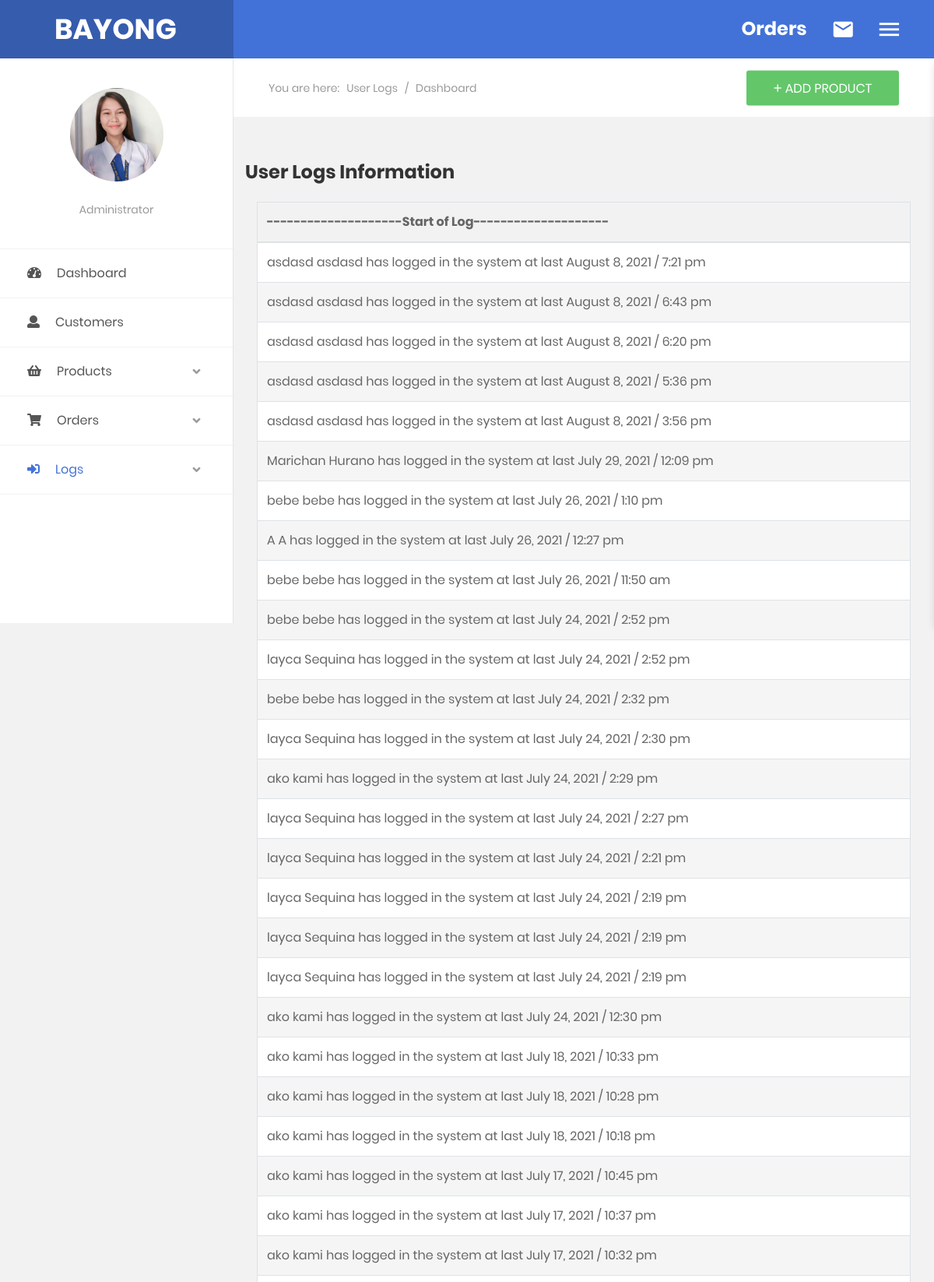
Page /CoolAdmin/userLog.php (signed in, upper part) on the committed database.
### tables this page shows
CREATE TABLE `logs` (
  `log_id` int(11) NOT NULL,
  `user_id` int(11) NOT NULL,
  `action` varchar(100) NOT NULL,
  `date` datetime NOT NULL
);

CREATE TABLE `users` (
  `user_id` int(11) NOT NULL,
  `firstname` varchar(50) NOT NULL,
  `middlename` varchar(50) NOT NULL,
  `lastname` varchar(50) NOT NULL,
  `address` varchar(300) NOT NULL,
  `email` varchar(50) NOT NULL,
  `contact` varchar(50) NOT NULL,
  `username` varchar(50) NOT NULL,
  `password` varchar(50) NOT NULL
);

### CoolAdmin/userLog.php (the view, shortened to what this page needs)
<!DOCTYPE html>
<html lang="en">
<head>
    <link href="css/font-face.css" rel="stylesheet" media="all">
    <link href="vendor/font-awesome-4.7/css/font-awesome.min.css" rel="stylesheet" media="all">
    <link href="vendor/font-awesome-5/css/fontawesome-all.min.css" rel="stylesheet" media="all">
    <link href="vendor/mdi-font/css/material-design-iconic-font.min.css" rel="stylesheet" media="all">
    <link href="vendor/bootstrap-4.1/bootstrap.min.css" rel="stylesheet" media="all">
    <link href="vendor/animsition/animsition.min.css" rel="stylesheet" media="all">
    <link href="vendor/bootstrap-progressbar/bootstrap-progressbar-3.3.4.min.css" rel="stylesheet" media="all">
    <link href="vendor/wow/animate.css" rel="stylesheet" media="all">
    <link href="vendor/css-hamburgers/hamburgers.min.css" rel="stylesheet" media="all">
    <link href="vendor/slick/slick.css" rel="stylesheet" media="all">
    <link href="vendor/select2/select2.min.css" rel="stylesheet" media="all">
    <link href="vendor/perfect-scrollbar/perfect-scrollbar.css" rel="stylesheet" media="all">
    <link href="vendor/vector-map/jqvmap.min.css" rel="stylesheet" media="all">
    <link href="css/theme.css" rel="stylesheet" media="all">
    <link href="css/badge2.css" rel="stylesheet" media="all">
    <link href="css/spanbadge.css" rel="stylesheet" media="all">
    <link href="../assets/datatables/dataTables.bootstrap4.css" rel="stylesheet">
</head>
<body class="animsition">
    <div class="page-wrapper">
        <aside class="menu-sidebar2">
            <div class="logo">
               <h1 style="color: white; margin-left: 35px;">BAYONG</h1>
            </div>
            <div class="menu-sidebar2__content js-scrollbar1">
                <div class="account2">
                    <div class="image img-cir img-120">
                        <img src="../assets/img/defaults.jpg" alt="">
                    </div>
                    <a href="customer.php">Administrator</a>
                </div>
                <nav class="navbar-sidebar2">
                    <ul class="list-unstyled navbar__list">
                        <li class="has-sub">
                            <a href="index2.php">
                            <i class="fas fa-tachometer-alt"></i>Dashboard</a>
                        </li>
                        <li>
                            <a href="customer.php">
                                <i class="fas fa-user"></i>Customers</a>
                        </li>
                         <li class="has-sub">
                            <a class="js-arrow" href="#">
                                <i class="fas fa-shopping-basket"></i>Products
                                <span class="arrow">
                                    <i class="fas fa-angle-down"></i>
                                </span>
                            </a>
                        </li>
                        <li class="has-sub">
                            <a class="js-arrow" href="#">
                                <i class="fas fa-shopping-cart"></i>Orders
                                <span class="arrow">
                                    <i class="fas fa-angle-down"></i>
                                </span>
                            </a>
                        </li>
                        <li class="has-sub active">
                            <a class="js-arrow" href="#">
                                <i class="fas fa-sign-in-alt"></i>Logs
                                <span class="arrow">
                                    <i class="fas fa-angle-down"></i>
                                </span>
                            </a>
                        </li>
                    </ul>
                </nav>
            </div>
        </aside>
        <div class="page-container2">
            <header class="header-desktop2">
                <div class="section__content section__content--p30">
                    <div class="container-fluid">
                        <div class="header-wrap2">
                            <div class="header-button2">
                                <div class="header-button-item js-item-menu">
                                    <h3 style="color: white">Orders</h3>
                                </div>
                                <div class="header-button-item js-item-menu">
                                    <i class="zmdi zmdi-email"></i>
                                </div>
                                <div class="header-button-item mr-0 js-sidebar-btn">
                                    <i class="zmdi zmdi-menu"></i>
                                </div>
                            </div>
                        </div>
                    </div>
                </div>
            </header>
            <section class="au-breadcrumb m-t-75">
                <div class="section__content section__content--p30">
                    <div class="container-fluid">
                        <div class="row">
                            <div class="col-md-12">
                                <div class="au-breadcrumb-content">
                                    <div class="au-breadcrumb-left">
                                        <span class="au-breadcrumb-span">You are here:</span>
                                        <ul class="list-unstyled list-inline au-breadcrumb__list">
                                            <li class="list-inline-item active">
                                                <a href="customer.php">User Logs</a>
                                            </li>
                                            <li class="list-inline-item seprate">
                                                <span>/</span>
                                            </li>
                                            <li class="list-inline-item">Dashboard</li>
                                        </ul>
                                    </div>
                                    <a class="au-btn au-btn-icon au-btn--green" href="addProduct.php">
                                        <i class="zmdi zmdi-plus"></i>add product</a>
                                </div>
                            </div>
                        </div>
                    </div>
                </div>
            </section>
            <section class="statistic">
                <div class="section__content section__content--p30">
              <div class="tab-pane" id="userlog" role="tabpanel">
                            <div class="col-md-12 ml-auto mr-auto">
                                <div class="row collections">
                                        <br>
                                        <div class="row">
                                            <div align="center">
                                                <h3>User Logs Information</h3>
                                            </div>
                                        </div>
                                      <?php
                                      include('../config/dbconn.php');
                                      ?>
                                      <br><br>
                                        <table id="" class="table table-bordered table-striped">
                                          <thead>
                                            <tr>
                                              <th>--------------------Start of Log--------------------</th>
                                            </tr>
                                          </thead>
                                            <?php
                                                $query=mysqli_query($dbconn,"SELECT * FROM logs NATURAL JOIN users ORDER BY date DESC")or die(mysqli_error());
                                                while($row=mysqli_fetch_array($query)){
                                            ?>
                                          <tr>
                                            <td><?php echo $row['firstname']." ".$row['lastname']." ".$row['action']." last ".date('F j, Y / g:i a',strtotime($row['date']));?></td>
                                          </tr>
                                                <?php
                                              }
                                            ?>
                                      </table>
                                </div>
                            </div>
                        </div>
                </div>
            </section>
        </div>
    </div>
</body>
</html>

### rows in the picture
logs: user.firstname "asdasd", user.lastname "asdasd", action "has logged in the system at", date "August 8, 2021 / 7:21 pm"
logs: user.firstname "asdasd", user.lastname "asdasd", action "has logged in the system at", date "August 8, 2021 / 6:43 pm"
logs: user.firstname "asdasd", user.lastname "asdasd", action "has logged in the system at", date "August 8, 2021 / 6:20 pm"
logs: user.firstname "asdasd", user.lastname "asdasd", action "has logged in the system at", date "August 8, 2021 / 5:36 pm"
logs: user.firstname "asdasd", user.lastname "asdasd", action "has logged in the system at", date "August 8, 2021 / 3:56 pm"
logs: user.firstname "Marichan", user.lastname "Hurano", action "has logged in the system at", date "July 29, 2021 / 12:09 pm"
logs: user.firstname "bebe", user.lastname "bebe", action "has logged in the system at", date "July 26, 2021 / 1:10 pm"
logs: user.firstname "A", user.lastname "A", action "has logged in the system at", date "July 26, 2021 / 12:27 pm"
logs: user.firstname "bebe", user.lastname "bebe", action "has logged in the system at", date "July 26, 2021 / 11:50 am"
logs: user.firstname "bebe", user.lastname "bebe", action "has logged in the system at", date "July 24, 2021 / 2:52 pm"
logs: user.firstname "layca", user.lastname "Sequina", action "has logged in the system at", date "July 24, 2021 / 2:52 pm"
logs: user.firstname "bebe", user.lastname "bebe", action "has logged in the system at", date "July 24, 2021 / 2:32 pm"
logs: user.firstname "layca", user.lastname "Sequina", action "has logged in the system at", date "July 24, 2021 / 2:30 pm"
logs: user.firstname "ako", user.lastname "kami", action "has logged in the system at", date "July 24, 2021 / 2:29 pm"
logs: user.firstname "layca", user.lastname "Sequina", action "has logged in the system at", date "July 24, 2021 / 2:27 pm"
logs: user.firstname "layca", user.lastname "Sequina", action "has logged in the system at", date "July 24, 2021 / 2:21 pm"
logs: user.firstname "layca", user.lastname "Sequina", action "has logged in the system at", date "July 24, 2021 / 2:19 pm"
logs: user.firstname "layca", user.lastname "Sequina", action "has logged in the system at", date "July 24, 2021 / 2:19 pm"
logs: user.firstname "layca", user.lastname "Sequina", action "has logged in the system at", date "July 24, 2021 / 2:19 pm"
logs: user.firstname "ako", user.lastname "kami", action "has logged in the system at", date "July 24, 2021 / 12:30 pm"
logs: user.firstname "ako", user.lastname "kami", action "has logged in the system at", date "July 18, 2021 / 10:33 pm"
logs: user.firstname "ako", user.lastname "kami", action "has logged in the system at", date "July 18, 2021 / 10:28 pm"
logs: user.firstname "ako", user.lastname "kami", action "has logged in the system at", date "July 18, 2021 / 10:18 pm"
logs: user.firstname "ako", user.lastname "kami", action "has logged in the system at", date "July 17, 2021 / 10:45 pm"
logs: user.firstname "ako", user.lastname "kami", action "has logged in the system at", date "July 17, 2021 / 10:37 pm"
logs: user.firstname "ako", user.lastname "kami", action "has logged in the system at", date "July 17, 2021 / 10:32 pm"
